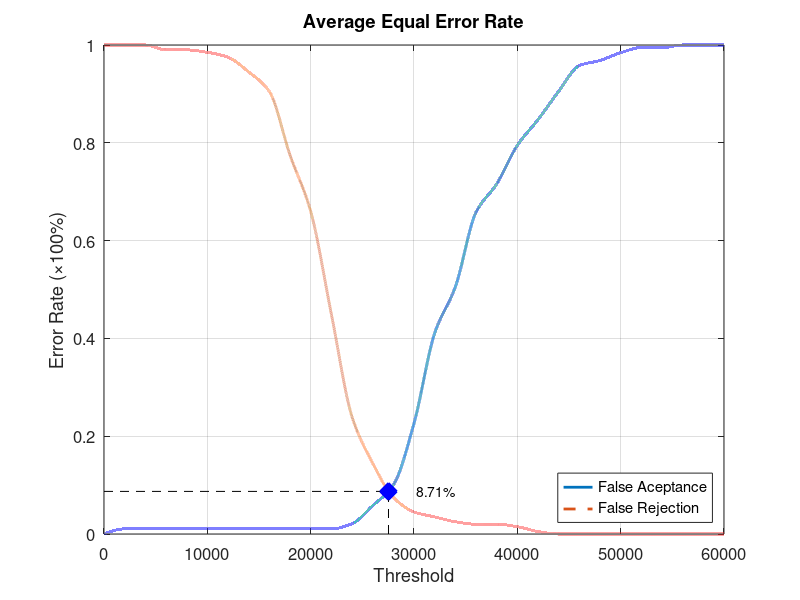
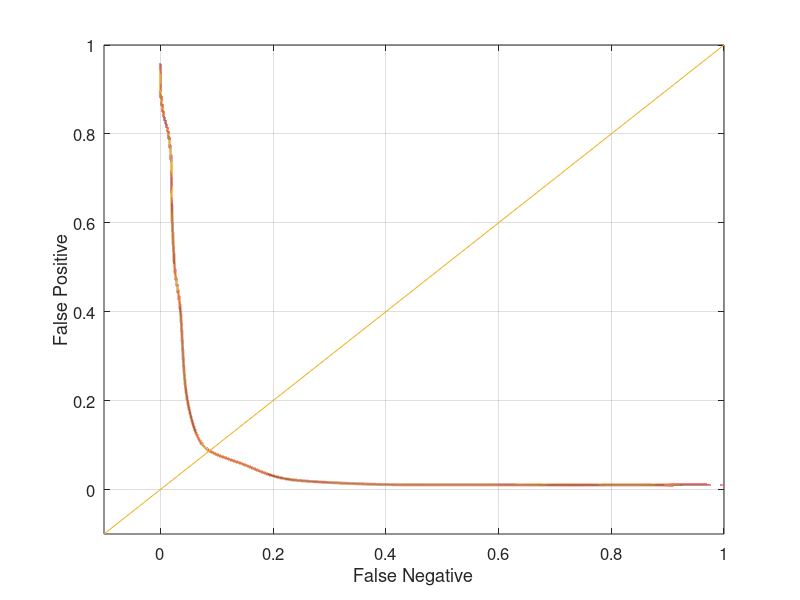

These charts were generated, in order, by the following MATLAB code:
function yEER = Database2_4
close all;
clear;
clc;
x = 0:2000:60000;
xq = 0:0.5:60000;

y0 = [0 0.0105263 0.0105263 0.0105263 0.0105263 0.0105263 0.0105263 0.0105263 0.0105263 0.0105263 0.0105263 0.0105263 0.0210526 0.0578947 0.1 0.226316 0.410526 0.505263 0.657895 0.715789 0.794737 0.847368 0.905263 0.957895 0.968421 0.984211 0.994737 0.994737 1 1 1];
yy0 = interp1(x, y0, xq, 'pchip');
y1 = [1 1 1 0.99 0.99 0.985 0.975 0.945 0.905 0.775 0.66 0.45 0.24 0.145 0.075 0.045 0.035 0.025 0.02 0.02 0.015 0.005 0 0 0 0 0 0 0 0 0];
yy1 = interp1(x, y1, xq, 'pchip');

% Calculating EER: 
y2 = abs(y0 - y1);
find(y2 == min(y2))
yy2 = abs(yy0 - yy1);
xEER = find(yy2 == min(yy2));
xEERIndex = xq(xEER) % X-axis EER
yEER = yy0(xEER) % Y-axis EER

main = figure
plot(xq, yy0,'-','LineWidth', 2);	hold on
plot(xq, yy1,'--','LineWidth', 2);	hold on
plot([xEERIndex xEERIndex], [0 yEER], 'k--');	hold on
plot([0 xEERIndex], [yEER yEER], 'k--');	hold on
plot(xEERIndex, yEER, 'bx', 'LineWidth', 10);	hold on
text(xEERIndex + 10 * xEERIndex / 100, yEER, [num2str(round((10000 * yEER)) / 100) '%'])
legend('False Aceptance', 'False Rejection', 'Location', 'SouthEast')
xlabel('Threshold')
ylabel('Error Rate (\times100%)')
title('Average Equal Error Rate')
set(gca, 'FontSize', 12)
axis([0 60000 0 1])
grid on

print(main, 'Database2_4Main', '-dpng');
FNRxFPR = figure('Color', [1 1 1]);
plot(yy1, yy0, '-', yy1, yy0, 'LineWidth', 2);
hold on
y = -0.1:0.1:1
plot(y, y); 
set(gca, 'FontSize', 12)
xlabel('False Negative')
ylabel('False Positive')
axis([-0.1 1 -0.1 1])
set(gca, 'FontSize', 12)
grid on

print(FNRxFPR, 'Database2_4FNRxFPR','-dpng');
end
